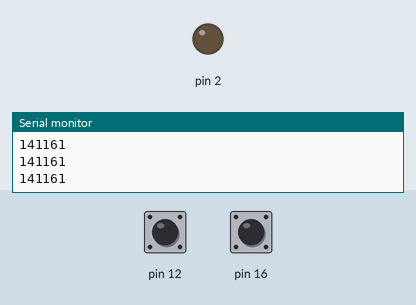
A sketch run on a simulated Arduino Uno, built with avr-gcc and run on an emulated ATmega328P. On the bench: output pins drawn as LEDs (lit = HIGH), the last lines printed to the serial monitor. The test bench sets the inputs (shaded band); at power-on: pin 16 HIGH, pin 12 HIGH.

Above: at 1.2 s.
1.3 s: pin 16 pulled LOW for 0.15 s
At 1.38 s:
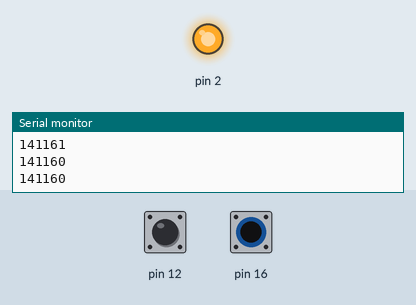
2.9 s: pin 16 pulled LOW for 3.2 s
At 7.0 s:
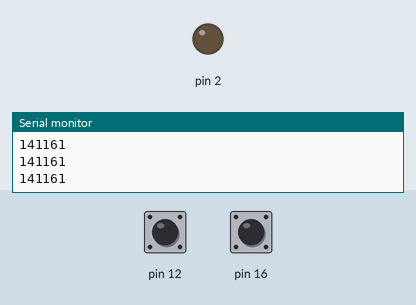
Timing chart, 0 to 8.5 s (numbered marks = the images above; inputs shaded):
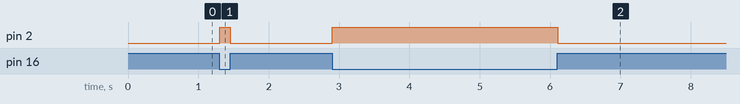

Measured:
- after the input at 1.3 s, pin 2: LOW → HIGH at once, → LOW 0.15 s later
- after the input at 2.9 s, pin 2: LOW → HIGH at once, → LOW 3.2 s later

The sketch:

test.ino
```cpp
void setup() {
  Serial.begin(9600);

  pinMode(2, OUTPUT);
  pinMode(0, OUTPUT);
  pinMode(12, INPUT);
  pinMode(16, INPUT_PULLUP);
}


void loop() {

  digitalWrite(0 , !digitalRead(12));
  digitalWrite(2 , !digitalRead(16));
  Serial.print("14");
  Serial.print(digitalRead(12));
  Serial.print("16");
  Serial.println(digitalRead(16));
}
```
